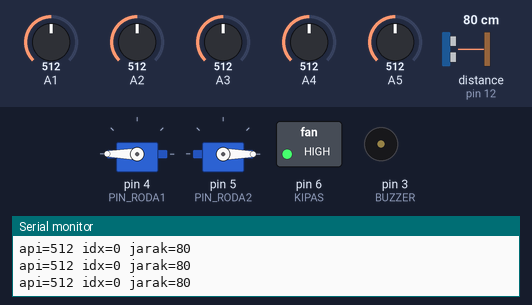
The sketch below on a simulated Arduino Uno, built with avr-gcc and run on an emulated ATmega328P. Shown: 2 × servo, switched loads named in the sketch (green lamp = pin HIGH), buzzer (waves = sounding, pin HIGH), the last lines printed to the serial monitor. Wiring (inferred from the names in the program): ultrasonic range finder: trigger pin 11; echo pin 12. The inputs (shaded band) are chosen by the test bench; at power-on: distance to the obstacle (sensor on pin 12) 80 cm, A1 = 512, A2 = 512, A3 = 512, A4 = 512, A5 = 512. The echo pulse lasts 58.3 µs per cm; pins used as bus, display or sensor lines are not drawn.

Above: at 3.2 s.
3.3 s: distance to the obstacle (sensor on pin 12) set to 18 cm
4.8 s: distance to the obstacle (sensor on pin 12) set to 15 cm
At 5.5 s:
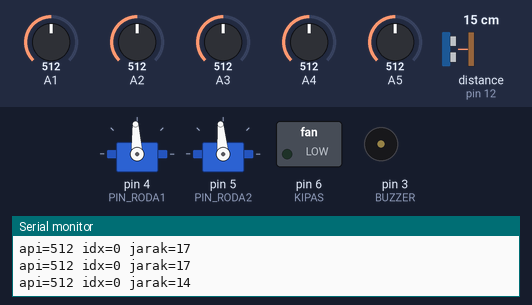
At 10.2 s:
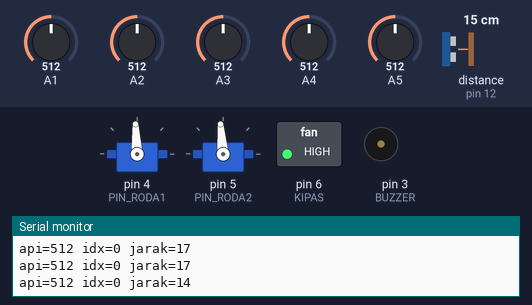
Timing chart, 0 to 11.8 s (numbered marks = the images above; inputs shaded):
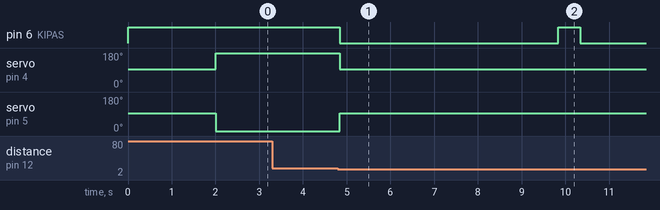

The sketch:

robot_pemadam_lilin.ino
```cpp
// ROBOT PEMADAM LILIN v2 (jalan keliling + kejar api + padamkan)

#include <Servo.h>

// ---------- PIN ----------
#define PIN_RODA1 4
#define PIN_RODA2 5
#define KIPAS     6
#define BUZZER    3
#define TRIG      11
#define ECHO      12

// ---------- KALIBRASI ----------
#define STOP1        93
#define STOP2        95
#define API          500    // batas "ada api"
#define SENSOR_TERBALIK false // true kalau sensor memberi angka KECIL saat api dekat
#define JARAK_TIUP   15     // cm, jarak ke lilin untuk meniup
#define JARAK_TEMBOK 12     // cm, jarak ke tembok saat jalan keliling
#define LAMA_TIUP    5000   // ms
#define SELISIH      30     // selisih minimal sensor supaya belok (anti goyang)

#define KIPAS_ON  LOW
#define KIPAS_OFF HIGH

Servo roda1, roda2;

// ---------- GERAK ----------
void maju()     { roda1.write(180);   roda2.write(0);     }
void mundur()   { roda1.write(0);     roda2.write(180);   }
void kiri()     { roda1.write(STOP1); roda2.write(0);     }
void kanan()    { roda1.write(180);   roda2.write(STOP2); }
void putar()    { roda1.write(180);   roda2.write(180);   }
void berhenti() { roda1.write(STOP1); roda2.write(STOP2); }

// ---------- BACA JARAK ----------
int bacaJarak() {
  digitalWrite(TRIG, LOW);
  delayMicroseconds(2);
  digitalWrite(TRIG, HIGH);
  delayMicroseconds(10);
  digitalWrite(TRIG, LOW);

  long durasi = pulseIn(ECHO, HIGH, 6000);
  if (durasi == 0) return 100;
  return durasi / 58;
}

// ---------- BACA 1 SENSOR API (sudah dibalik kalau perlu) ----------
int bacaSatu(int i) {
  int v = analogRead(A1 + i);
  return SENSOR_TERBALIK ? (1023 - v) : v;
}

// ---------- CARI SENSOR API TERKUAT ----------
int bacaApi(int &kuat) {
  int idx = 0;
  int maks = 0;
  for (int i = 0; i < 5; i++) {
    int v = bacaSatu(i);
    if (v > maks) {
      maks = v;
      idx = i;
    }
  }
  kuat = maks;
  return idx;
}

// ---------- PADAMKAN ----------
void padamkan() {
  berhenti();
  digitalWrite(KIPAS, KIPAS_ON);
  delay(LAMA_TIUP);
  digitalWrite(KIPAS, KIPAS_OFF);
  delay(500);

  int kuat;
  bacaApi(kuat);
  if (kuat < API) {
    // api mati -> bunyi lalu selesai
    digitalWrite(BUZZER, HIGH);
    delay(2000);
    digitalWrite(BUZZER, LOW);
    while (true) {}
  }
  // api belum mati -> loop akan mengulang
}

// ---------- JALAN KELILING (tidak ada api) ----------
void jalanKeliling(int jarak) {
  if (jarak <= JARAK_TEMBOK) {
    // ada tembok: mundur sebentar lalu putar
    berhenti();
    delay(100);
    mundur();
    delay(300);
    putar();
    delay(400);
    berhenti();
  } else {
    maju();
  }
}

// ---------- SETUP ----------
void setup() {
  Serial.begin(9600);
  pinMode(TRIG, OUTPUT);
  pinMode(ECHO, INPUT);
  pinMode(KIPAS, OUTPUT);
  pinMode(BUZZER, OUTPUT);
  digitalWrite(KIPAS, KIPAS_OFF);
  digitalWrite(BUZZER, LOW);
  roda1.attach(PIN_RODA1);
  roda2.attach(PIN_RODA2);
  berhenti();
  delay(2000);
}

// ---------- LOOP ----------
void loop() {
  int kuat;
  int idx = bacaApi(kuat);
  int jarak = bacaJarak();

  Serial.print("api=");
  Serial.print(kuat);
  Serial.print(" idx=");
  Serial.print(idx);
  Serial.print(" jarak=");
  Serial.println(jarak);

  // 1. Tidak ada api -> jalan keliling sambil cari
  if (kuat < API) {
    jalanKeliling(jarak);
    delay(50);
    return;
  }

  // 2. Api ada dan sudah dekat -> padamkan
  if (jarak <= JARAK_TIUP) {
    padamkan();
    return;
  }

  // 3. Api ada tapi jauh -> kejar
  int tengah = bacaSatu(2);
  if (idx == 2 || (kuat - tengah) < SELISIH) {
    maju();
  } else if (idx < 2) {
    kiri();
  } else {
    kanan();
  }
  delay(50);
}
```

Measured:
- the behaviour switches between 17 and 16 cm on distance to the obstacle (sensor on pin 12) (found by bisection; images 0 and 1)
- after the input at 4.8 s, pin 6 (KIPAS): HIGH → LOW at once, → HIGH 5.0 s later, → LOW 0.50 s later; servo on pin 4 (PIN_RODA1): 180° → 93° at once; servo on pin 5 (PIN_RODA2): 0° → 95° at once
